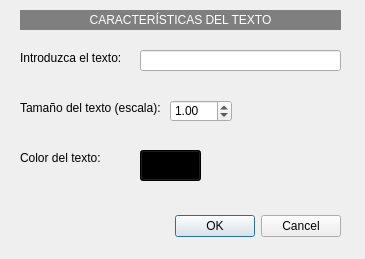
<?xml version="1.0" encoding="UTF-8"?>
<ui version="4.0">
 <class>Texto</class>
 <widget class="QDialog" name="Texto">
  <property name="geometry">
   <rect>
    <x>0</x>
    <y>0</y>
    <width>365</width>
    <height>259</height>
   </rect>
  </property>
  <property name="windowTitle">
   <string>Dialog</string>
  </property>
  <widget class="QDialogButtonBox" name="buttonBox">
   <property name="geometry">
    <rect>
     <x>60</x>
     <y>210</y>
     <width>281</width>
     <height>32</height>
    </rect>
   </property>
   <property name="orientation">
    <enum>Qt::Horizontal</enum>
   </property>
   <property name="standardButtons">
    <set>QDialogButtonBox::Cancel|QDialogButtonBox::Ok</set>
   </property>
  </widget>
  <widget class="QLabel" name="label_2">
   <property name="geometry">
    <rect>
     <x>20</x>
     <y>10</y>
     <width>321</width>
     <height>20</height>
    </rect>
   </property>
   <property name="styleSheet">
    <string notr="true">background-color: rgb(127, 127, 127);
color: rgb(255, 255, 255);</string>
   </property>
   <property name="text">
    <string>CARACTERÍSTICAS DEL TEXTO</string>
   </property>
   <property name="alignment">
    <set>Qt::AlignCenter</set>
   </property>
  </widget>
  <widget class="QLabel" name="label">
   <property name="geometry">
    <rect>
     <x>20</x>
     <y>50</y>
     <width>101</width>
     <height>16</height>
    </rect>
   </property>
   <property name="text">
    <string>Introduzca el texto:</string>
   </property>
  </widget>
  <widget class="QLabel" name="label_5">
   <property name="geometry">
    <rect>
     <x>20</x>
     <y>150</y>
     <width>81</width>
     <height>16</height>
    </rect>
   </property>
   <property name="text">
    <string>Color del texto:</string>
   </property>
  </widget>
  <widget class="QPushButton" name="pushButton">
   <property name="geometry">
    <rect>
     <x>140</x>
     <y>150</y>
     <width>61</width>
     <height>31</height>
    </rect>
   </property>
   <property name="styleSheet">
    <string notr="true">background-color: rgb(0, 0, 0);</string>
   </property>
   <property name="text">
    <string/>
   </property>
   <property name="default">
    <bool>false</bool>
   </property>
   <property name="flat">
    <bool>false</bool>
   </property>
  </widget>
  <widget class="QLabel" name="label_6">
   <property name="geometry">
    <rect>
     <x>20</x>
     <y>100</y>
     <width>141</width>
     <height>16</height>
    </rect>
   </property>
   <property name="text">
    <string>Tamaño del texto (escala):</string>
   </property>
  </widget>
  <widget class="QDoubleSpinBox" name="doubleSpinBox">
   <property name="geometry">
    <rect>
     <x>170</x>
     <y>100</y>
     <width>62</width>
     <height>22</height>
    </rect>
   </property>
   <property name="minimum">
    <double>0.010000000000000</double>
   </property>
   <property name="maximum">
    <double>10.000000000000000</double>
   </property>
   <property name="singleStep">
    <double>0.050000000000000</double>
   </property>
   <property name="value">
    <double>1.000000000000000</double>
   </property>
  </widget>
  <widget class="QLineEdit" name="lineEdit">
   <property name="geometry">
    <rect>
     <x>140</x>
     <y>50</y>
     <width>201</width>
     <height>21</height>
    </rect>
   </property>
  </widget>
 </widget>
 <resources/>
 <connections>
  <connection>
   <sender>buttonBox</sender>
   <signal>accepted()</signal>
   <receiver>Texto</receiver>
   <slot>accept()</slot>
   <hints>
    <hint type="sourcelabel">
     <x>248</x>
     <y>254</y>
    </hint>
    <hint type="destinationlabel">
     <x>157</x>
     <y>274</y>
    </hint>
   </hints>
  </connection>
  <connection>
   <sender>buttonBox</sender>
   <signal>rejected()</signal>
   <receiver>Texto</receiver>
   <slot>reject()</slot>
   <hints>
    <hint type="sourcelabel">
     <x>316</x>
     <y>260</y>
    </hint>
    <hint type="destinationlabel">
     <x>286</x>
     <y>274</y>
    </hint>
   </hints>
  </connection>
 </connections>
</ui>
